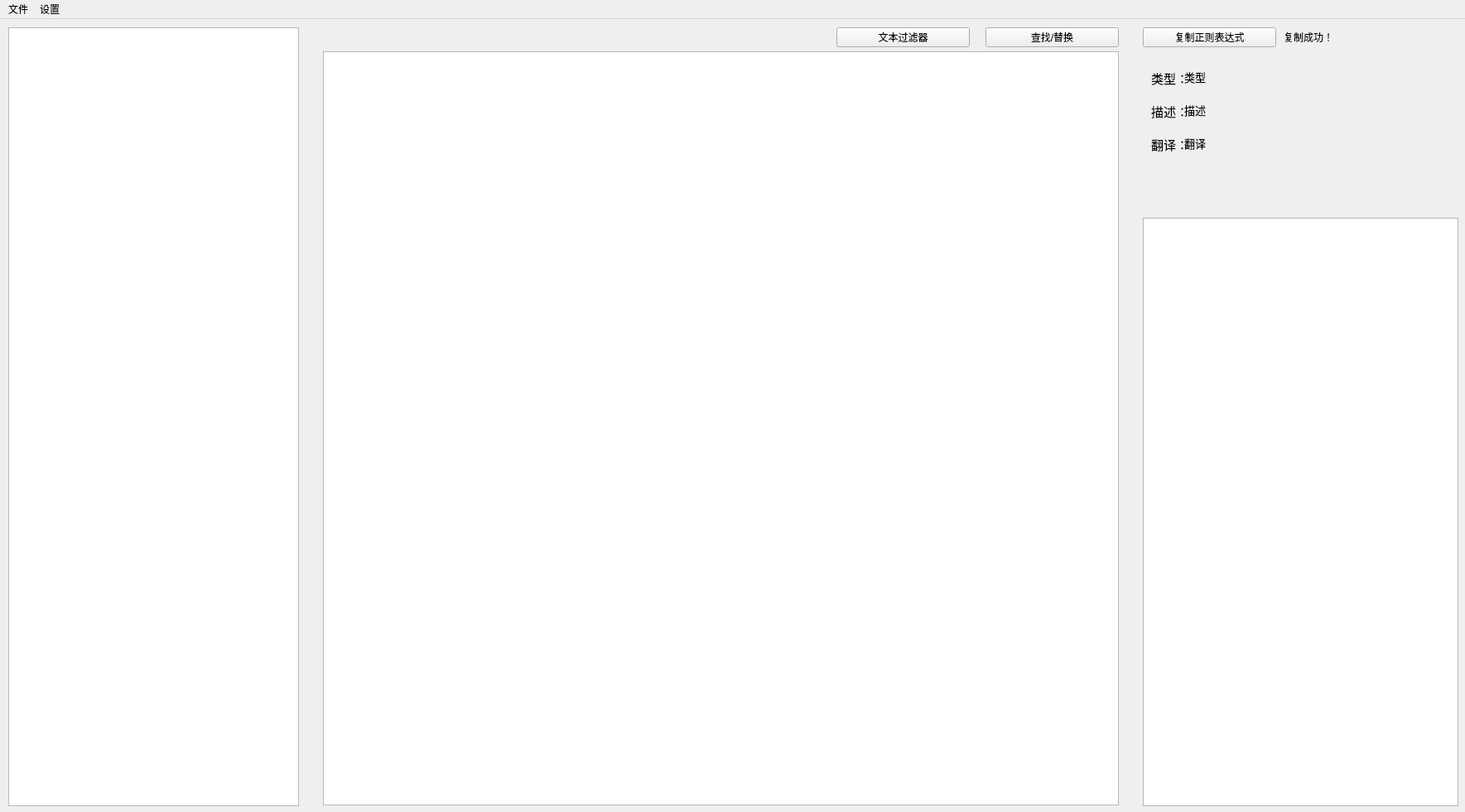
<?xml version="1.0" encoding="UTF-8"?>
<ui version="4.0">
 <class>MainWindow</class>
 <widget class="QMainWindow" name="MainWindow">
  <property name="geometry">
   <rect>
    <x>0</x>
    <y>0</y>
    <width>1769</width>
    <height>981</height>
   </rect>
  </property>
  <property name="windowTitle">
   <string>FFXIVlogTool</string>
  </property>
  <widget class="QWidget" name="centralwidget">
   <widget class="QPlainTextEdit" name="plainTextEdit">
    <property name="geometry">
     <rect>
      <x>390</x>
      <y>39</y>
      <width>961</width>
      <height>911</height>
     </rect>
    </property>
    <property name="font">
     <font>
      <pointsize>10</pointsize>
     </font>
    </property>
    <property name="lineWrapMode">
     <enum>QPlainTextEdit::NoWrap</enum>
    </property>
   </widget>
   <widget class="QTreeView" name="treeView">
    <property name="geometry">
     <rect>
      <x>10</x>
      <y>10</y>
      <width>351</width>
      <height>941</height>
     </rect>
    </property>
   </widget>
   <widget class="QPushButton" name="pushButton_2">
    <property name="geometry">
     <rect>
      <x>1380</x>
      <y>10</y>
      <width>161</width>
      <height>24</height>
     </rect>
    </property>
    <property name="text">
     <string>复制正则表达式</string>
    </property>
   </widget>
   <widget class="QLabel" name="label_5">
    <property name="geometry">
     <rect>
      <x>1430</x>
      <y>140</y>
      <width>311</width>
      <height>91</height>
     </rect>
    </property>
    <property name="font">
     <font>
      <pointsize>10</pointsize>
      <stylestrategy>PreferAntialias</stylestrategy>
     </font>
    </property>
    <property name="text">
     <string>翻译</string>
    </property>
    <property name="alignment">
     <set>Qt::AlignLeading|Qt::AlignLeft|Qt::AlignTop</set>
    </property>
    <property name="wordWrap">
     <bool>true</bool>
    </property>
    <property name="textInteractionFlags">
     <set>Qt::TextBrowserInteraction</set>
    </property>
   </widget>
   <widget class="QLabel" name="label_6">
    <property name="geometry">
     <rect>
      <x>1430</x>
      <y>100</y>
      <width>311</width>
      <height>31</height>
     </rect>
    </property>
    <property name="font">
     <font>
      <pointsize>10</pointsize>
      <stylestrategy>PreferAntialias</stylestrategy>
     </font>
    </property>
    <property name="text">
     <string>描述</string>
    </property>
    <property name="alignment">
     <set>Qt::AlignLeading|Qt::AlignLeft|Qt::AlignTop</set>
    </property>
    <property name="wordWrap">
     <bool>true</bool>
    </property>
    <property name="textInteractionFlags">
     <set>Qt::TextBrowserInteraction</set>
    </property>
   </widget>
   <widget class="QLabel" name="label_7">
    <property name="geometry">
     <rect>
      <x>1430</x>
      <y>60</y>
      <width>361</width>
      <height>31</height>
     </rect>
    </property>
    <property name="font">
     <font>
      <pointsize>10</pointsize>
      <stylestrategy>PreferAntialias</stylestrategy>
     </font>
    </property>
    <property name="text">
     <string>类型</string>
    </property>
    <property name="alignment">
     <set>Qt::AlignLeading|Qt::AlignLeft|Qt::AlignTop</set>
    </property>
    <property name="wordWrap">
     <bool>true</bool>
    </property>
    <property name="textInteractionFlags">
     <set>Qt::TextBrowserInteraction</set>
    </property>
   </widget>
   <widget class="QLabel" name="label_8">
    <property name="geometry">
     <rect>
      <x>1390</x>
      <y>140</y>
      <width>51</width>
      <height>31</height>
     </rect>
    </property>
    <property name="font">
     <font>
      <pointsize>11</pointsize>
      <stylestrategy>PreferAntialias</stylestrategy>
     </font>
    </property>
    <property name="text">
     <string>翻译：</string>
    </property>
    <property name="alignment">
     <set>Qt::AlignLeading|Qt::AlignLeft|Qt::AlignTop</set>
    </property>
    <property name="wordWrap">
     <bool>true</bool>
    </property>
    <property name="textInteractionFlags">
     <set>Qt::NoTextInteraction</set>
    </property>
   </widget>
   <widget class="QLabel" name="label_9">
    <property name="geometry">
     <rect>
      <x>1390</x>
      <y>100</y>
      <width>51</width>
      <height>31</height>
     </rect>
    </property>
    <property name="font">
     <font>
      <pointsize>11</pointsize>
      <stylestrategy>PreferAntialias</stylestrategy>
     </font>
    </property>
    <property name="text">
     <string>描述：</string>
    </property>
    <property name="alignment">
     <set>Qt::AlignLeading|Qt::AlignLeft|Qt::AlignTop</set>
    </property>
    <property name="wordWrap">
     <bool>true</bool>
    </property>
    <property name="textInteractionFlags">
     <set>Qt::NoTextInteraction</set>
    </property>
   </widget>
   <widget class="QLabel" name="label_10">
    <property name="geometry">
     <rect>
      <x>1390</x>
      <y>60</y>
      <width>51</width>
      <height>31</height>
     </rect>
    </property>
    <property name="font">
     <font>
      <pointsize>11</pointsize>
      <stylestrategy>PreferAntialias</stylestrategy>
     </font>
    </property>
    <property name="text">
     <string>类型：</string>
    </property>
    <property name="alignment">
     <set>Qt::AlignLeading|Qt::AlignLeft|Qt::AlignTop</set>
    </property>
    <property name="wordWrap">
     <bool>true</bool>
    </property>
    <property name="textInteractionFlags">
     <set>Qt::NoTextInteraction</set>
    </property>
   </widget>
   <widget class="QTextEdit" name="textEdit">
    <property name="geometry">
     <rect>
      <x>1380</x>
      <y>240</y>
      <width>381</width>
      <height>711</height>
     </rect>
    </property>
    <property name="font">
     <font>
      <pointsize>12</pointsize>
      <bold>false</bold>
      <stylestrategy>PreferAntialias</stylestrategy>
      <kerning>false</kerning>
     </font>
    </property>
   </widget>
   <widget class="QPushButton" name="pushButton">
    <property name="geometry">
     <rect>
      <x>1010</x>
      <y>10</y>
      <width>161</width>
      <height>24</height>
     </rect>
    </property>
    <property name="text">
     <string>文本过滤器</string>
    </property>
   </widget>
   <widget class="QPushButton" name="pushButton_4">
    <property name="geometry">
     <rect>
      <x>1190</x>
      <y>10</y>
      <width>161</width>
      <height>24</height>
     </rect>
    </property>
    <property name="text">
     <string>查找/替换</string>
    </property>
   </widget>
   <widget class="QLabel" name="label">
    <property name="geometry">
     <rect>
      <x>390</x>
      <y>17</y>
      <width>411</width>
      <height>16</height>
     </rect>
    </property>
    <property name="text">
     <string/>
    </property>
   </widget>
   <widget class="QLabel" name="label_2">
    <property name="enabled">
     <bool>true</bool>
    </property>
    <property name="geometry">
     <rect>
      <x>1550</x>
      <y>14</y>
      <width>71</width>
      <height>16</height>
     </rect>
    </property>
    <property name="text">
     <string>复制成功！</string>
    </property>
   </widget>
  </widget>
  <widget class="QMenuBar" name="menubar">
   <property name="geometry">
    <rect>
     <x>0</x>
     <y>0</y>
     <width>1769</width>
     <height>22</height>
    </rect>
   </property>
   <widget class="QMenu" name="menu">
    <property name="title">
     <string>文件</string>
    </property>
    <addaction name="action1"/>
   </widget>
   <widget class="QMenu" name="menu_2">
    <property name="title">
     <string>设置</string>
    </property>
    <addaction name="action2"/>
    <addaction name="separator"/>
    <addaction name="action3"/>
   </widget>
   <addaction name="menu"/>
   <addaction name="menu_2"/>
  </widget>
  <action name="action1">
   <property name="text">
    <string>打开</string>
   </property>
   <property name="iconText">
    <string>打开</string>
   </property>
  </action>
  <action name="action2">
   <property name="text">
    <string>字体</string>
   </property>
  </action>
  <action name="action3">
   <property name="text">
    <string>正则管理器</string>
   </property>
  </action>
 </widget>
 <resources/>
 <connections/>
</ui>
